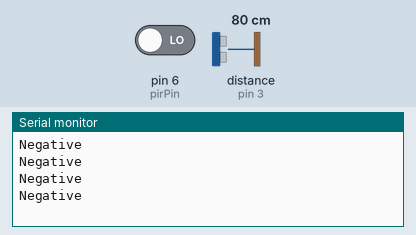
Bench run of a sketch on a simulated Arduino Uno, built with avr-gcc and run on an emulated ATmega328P. On the bench: the last lines printed to the serial monitor. Inputs (shaded band) come from the test bench; at power-on: pin 6 (pirPin) LOW, distance to the obstacle (sensor on pin 3) 80 cm. The echo pulse lasts 58.3 µs per cm.

Above: at 1.8 s.
1.9 s: pin 6 (pirPin) driven HIGH
At 2.4 s:
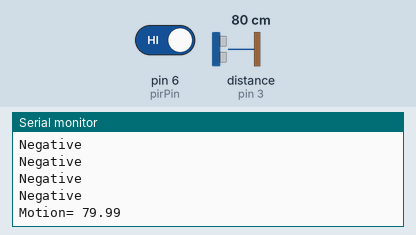
4.0 s: distance to the obstacle (sensor on pin 3) set to 120 cm
At 4.4 s:
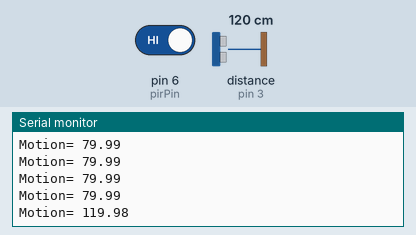
7.0 s: pin 6 (pirPin) driven LOW
At 7.5 s:
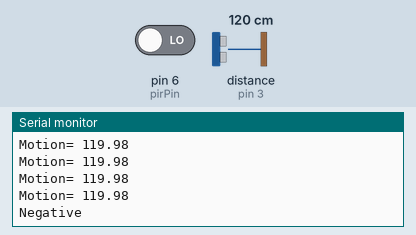

The sketch:

sketch_may20b.ino
```cpp
int ReadValue;
  int TRIG = 5;
  int ECHO = 3;
  int pirPin = 6;
  float Time;
  float Distance;
void setup() {
Serial.begin(9600);
  pinMode(TRIG,OUTPUT);

  pinMode(pirPin,INPUT);
  pinMode(ECHO,INPUT);
  // put your setup code here, to run once:

}

void loop() {
  ReadValue = digitalRead(pirPin);
  if (ReadValue==HIGH){
  Serial.print("Motion= ");


  digitalWrite(TRIG,LOW);
  delayMicroseconds(2);
  digitalWrite(TRIG,HIGH);
  delayMicroseconds(10);
  digitalWrite(TRIG,LOW);

  Time = pulseIn(ECHO,HIGH);
  Distance = (Time*0.0343)/2;

  Serial.print(Distance);
  Serial.println(" ");
   delay(500);
  }
else{
  Serial.print("Negative");
  Serial.println(" ");
  delay(500);
}

  // put your main code here, to run repeatedly:

}
```

Measured:
- after the input at 1.9 s, the serial monitor: prints a new line after 0.10 s (image 1)
- after the input at 4.0 s, the serial monitor: prints a new line at once (image 2)
- after the input at 7.0 s, the serial monitor: prints a new line after 0.07 s (image 3)
